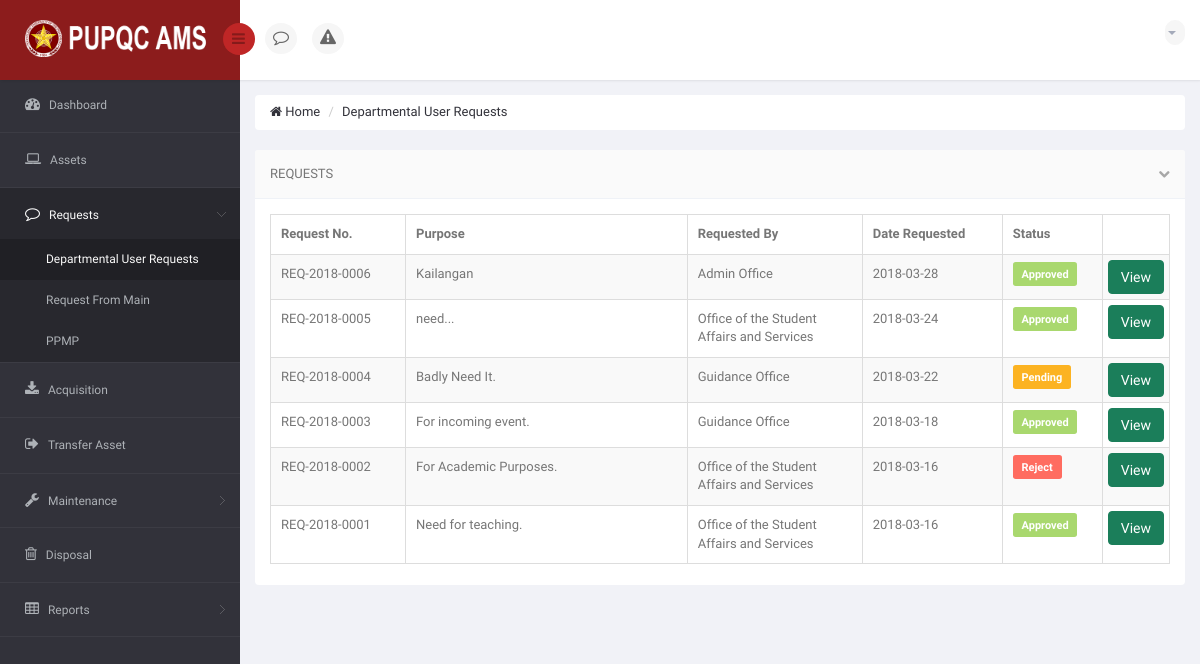
Page /DIR/PropertyOfficer/PODURequests.php (signed in) on the earlier database version.
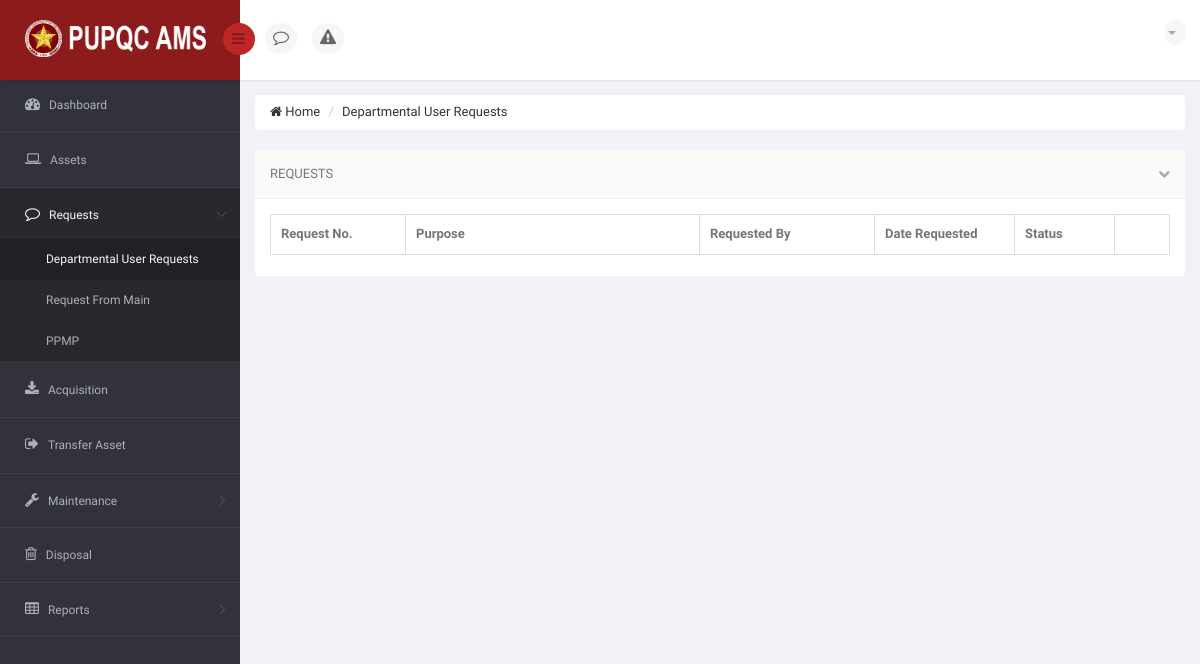
Same page on the later database version.
### tables this page shows
CREATE TABLE `ams_t_user_request_summary` (
  `URS_ID` int(11) NOT NULL,
  `URS_NO` varchar(15) NOT NULL,
  `URS_REQUEST_DATE` date NOT NULL,
  `URS_PURPOSE` varchar(350) NOT NULL,
  `URS_STATUS_TO_PO` varchar(25) NOT NULL DEFAULT 'Pending',
  `URS_APPROVED_DATE` date DEFAULT NULL,
  `URS_REJECT_DATE` date DEFAULT NULL,
  `URS_REMARKS` varchar(350) DEFAULT NULL,
  `URS_URGENT_DATE` date NOT NULL,
  `URS_URGENT_TYPE` varchar(25) NOT NULL,
  `URS_VIEW_BY_USER` int(11) NOT NULL DEFAULT '0',
  `URS_VIEW_BY_PO` int(11) NOT NULL DEFAULT '0',
  `URS_VIEW_BY_USER_MAIN` int(11) NOT NULL DEFAULT '0',
  `URS_VIEW_CLICKED` int(11) NOT NULL DEFAULT '0'
);

CREATE TABLE `ams_r_office` (
  `O_ID` int(11) NOT NULL,
  `O_CODE` varchar(50) NOT NULL,
  `O_NAME` varchar(120) NOT NULL,
  `C_ID` int(11) NOT NULL
);

### DIR/PropertyOfficer/PODURequests.php (the view, shortened to what this page needs)
<!DOCTYPE html>
<html lang="en">
<head>
    <link href="../../bs3/css/bootstrap.min.css" rel="stylesheet">
    <link href="../../css/bootstrap-reset.css" rel="stylesheet">
    <link href="../../font-awesome/css/font-awesome.css" rel="stylesheet" />
    <link href="../../js/advanced-datatable/css/demo_page.css" rel="stylesheet" />
    <link href="../../js/advanced-datatable/css/demo_table.css" rel="stylesheet" />
    <link rel="stylesheet" href="../../js/data-tables/DT_bootstrap.css" />
    <link href="../../css/style.css" rel="stylesheet">
    <link href="../../css/style-responsive.css" rel="stylesheet" />
    <link href="../../js/iCheck/skins/minimal/minimal.css" rel="stylesheet">
    <link href="../../js/iCheck/skins/minimal/red.css" rel="stylesheet">
    <link href="../../js/iCheck/skins/minimal/green.css" rel="stylesheet">
    <link href="../../js/iCheck/skins/minimal/blue.css" rel="stylesheet">
    <link href="../../js/iCheck/skins/minimal/yellow.css" rel="stylesheet">
    <link href="../../js/iCheck/skins/minimal/purple.css" rel="stylesheet">
    <link href="../../js/iCheck/skins/square/square.css" rel="stylesheet">
    <link href="../../js/iCheck/skins/square/red.css" rel="stylesheet">
    <link href="../../js/iCheck/skins/square/green.css" rel="stylesheet">
    <link href="../../js/iCheck/skins/square/blue.css" rel="stylesheet">
    <link href="../../js/iCheck/skins/square/yellow.css" rel="stylesheet">
    <link href="../../js/iCheck/skins/square/purple.css" rel="stylesheet">
    <link href="../../js/iCheck/skins/flat/grey.css" rel="stylesheet">
    <link href="../../js/iCheck/skins/flat/red.css" rel="stylesheet">
    <link href="../../js/iCheck/skins/flat/green.css" rel="stylesheet">
    <link href="../../js/iCheck/skins/flat/blue.css" rel="stylesheet">
    <link href="../../js/iCheck/skins/flat/yellow.css" rel="stylesheet">
    <link href="../../js/iCheck/skins/flat/purple.css" rel="stylesheet">
    <link rel="stylesheet" type="text/css" href="../../js/select2/select2.css" />
    <link rel="stylesheet" type="text/css" href="../../js/bootstrap-daterangepicker/daterangepicker-bs3.css" />
    <link rel="stylesheet" type="text/css" href="../../js/bootstrap-datetimepicker/css/datetimepicker.css" />
    <link rel="stylesheet" type="text/css" href="../../js/bootstrap-datepicker/css/datepicker.css" />
    <link href="../../js/plugins/sweetalert/sweetalert.css" type="text/css" rel="stylesheet" media="screen,projection">
</head>
<body>
<section id="container" >
<header class="header fixed-top clearfix">
<div class="brand">
    <a href="PODashboard.php" class="logo">
        <img src="../../images/pupqcnew.png" style="width: 193px; height: 37px;" alt="">
    </a>
    <div class="sidebar-toggle-box">
        <div class="fa fa-bars"></div>
    </div>
</div>
<div class="nav notify-row" id="top_menu">
    <ul class="nav top-menu">
        <li id="header_notification_bar" class="dropdown">
            <a data-toggle="dropdown" class="dropdown-toggle" href="#">
                <i class="fa fa-comment-o"></i>
            </a>
        </li>
        <li id="header_notification_bar" class="dropdown">
            <a data-toggle="dropdown" class="dropdown-toggle" href="#">
                <i class="fa fa-warning"></i>
            </a>
        </li>
        <li id="" class="">
            <a style="background-color: white;">
            </a>
        </li>
    </ul>
</div>
<div class="top-nav clearfix">
    <ul class="nav pull-right top-menu">
        <li class="dropdown">
            <a data-toggle="dropdown" class="dropdown-toggle" href="#">
                <?php
                    include('../Connection/db.php');
                  ?>
                <b class="caret"></b>
            </a>
        </li>
    </ul>
</div>
</header>
<aside>
    <div id="sidebar" class="nav-collapse">
        <div class="leftside-navigation">
            <ul class="sidebar-menu" id="nav-accordion">
                <li>
                    <a href="PODashboard.php">
                        <i class="fa fa-dashboard"></i>
                        <span>Dashboard</span>
                    </a>
                </li>
                <li>
                    <a href="POAsset.php">
                        <i class="fa fa-laptop"></i>
                        <span>Assets</span>
                    </a>
                </li>
                <li class="sub-menu">
                    <a href="javascript:;" class="active">
                        <i class="fa fa-comment-o"></i>
                        <span>Requests</span>
                    </a>
                    <ul class="sub">
                        <li class="active"><a href="PODURequests.php">Departmental User Requests</a></li>
                        <li><a href="PORequestToMain.php">Request From Main</a></li>
                        <li><a href="POPPMP.php">PPMP</a></li>
                    </ul>
                </li>
                <li>
                    <a href="POAcquisition.php">
                        <i class="fa fa-download"></i>
                        <span>Acquisition</span>
                    </a>
                </li>
                <li>
                    <a href="POTransferAsset.php">
                        <i class="fa fa-sign-out"></i>
                        <span>Transfer Asset</span>
                    </a>
                </li>
                <li class="sub-menu">
                    <a href="javascript:;">
                        <i class="fa fa-wrench"></i>
                        <span>Maintenance</span>
                    </a>
                </li>
                <li>
                    <a href="PODisposal.php">
                        <i class="fa fa-trash-o"></i>
                        <span>Disposal</span>
                    </a>
                </li>
                <li class="sub-menu">
                    <a href="javascript:;">
                        <i class="fa fa fa-table"></i>
                        <span>Reports</span>
                    </a>
                </li>
            </ul>
        </div>
    </div>
</aside>
    <section id="main-content">
        <section class="wrapper">
            <div class="row">
                <div class="col-md-12">
                    <ul class="breadcrumb">
                        <li><a href="PODashboard.php"><i class="fa fa-home"></i> Home</a></li>
                        <li><a href="PODURequests.php">Departmental User Requests</a></li>
                    </ul>
                </div>
            </div>
            <div class="row">
                <div class="col-sm-12">
                    <section class="panel">
                        <header class="panel-heading">
                            Requests
                            <span class="tools pull-right">
                                <a href="javascript:;" class="fa fa-chevron-down"></a>
                             </span>
                        </header>
                        <div class="panel-body">
                            <div class="adv-table">
                                <table  class="display table table-bordered table-striped" id="dynamic-table">
                                    <thead>
                                        <tr>
                                            <th style="width: 135px;">Request No.</th>
                                            <th style="">Purpose</th>
                                            <th style="width: 175px;">Requested By</th>
                                            <th style="width: 140px;">Date Requested</th>
                                            <th style="width: 100px;">Status</th>
                                            <th style="width: 55px;"></th>
                                        </tr>
                                    </thead>
                                    <tbody>
                                        <?php
                                            $sql = "SELECT * FROM `ams_t_user_request_summary` AS URS INNER JOIN `ams_t_user_request` AS UR ON UR.URS_ID = URS.URS_ID INNER JOIN `ams_r_employee_profile` AS EP ON UR.EP_ID = EP.EP_ID INNER JOIN `ams_r_office` AS O ON EP.O_ID = O.O_ID GROUP BY URS.URS_ID ORDER BY URS.URS_REQUEST_DATE DESC, URS.URS_ID DESC";
                                            $result = mysqli_query($connection, $sql) or die("Bad Query: $sql");
                                            while($row = mysqli_fetch_assoc($result))
                                            {
                                              $id = $row['URS_ID'];
                                              $no = $row['URS_NO'];
                                              $date = $row['URS_REQUEST_DATE'];
                                              $purpose = $row['URS_PURPOSE'];
                                              $officename = $row['O_NAME'];
                                              $statuz = $row['URS_STATUS_TO_PO'];
                                        ?>
                                        <tr class="gradeX">
                                        <?php
                                            if ($statuz == 'Pending')
                                            {
                                        ?>
                                            <td> <?php echo $no; ?> </td>
                                            <td> <?php echo $purpose; ?> </td>
                                            <td> <?php echo $officename; ?> </td>
                                            <td> <?php echo $date; ?> </td>
                                            <td> <p class="label label-warning label-mini" style="font-size: 11px;"> <?php echo $statuz; ?> </p>
                                            </td>
                                            <td>
                                                <a href="POViewRequestFromDU.php?viewrequests=<?php echo $id; ?>" class="btn btn-success" style="margin: -5px;">View</a>
                                            </td>
                                        <?php
                                            }
                                            elseif ($statuz == 'Approved')
                                            {
                                        ?>
                                            <td> <?php echo $no; ?> </td>
                                            <td> <?php echo $purpose; ?> </td>
                                            <td> <?php echo $officename; ?> </td>
                                            <td> <?php echo $date; ?> </td>
                                            <td> <p class="label label-success label-mini" style="font-size: 11px;"> <?php echo $statuz; ?> </p>
                                            </td>
                                            <td>
                                                <a href="POViewRequestToMain.php?reqmain=<?php echo $id; ?>" class="btn btn-success" style="margin: -5px;" >View</a>
                                            </td>
                                        <?php
                                            }
                                            elseif ($statuz == 'Reject')
                                            {
                                        ?>
                                            <td> <?php echo $no; ?> </td>
                                            <td> <?php echo $purpose; ?> </td>
                                            <td> <?php echo $officename; ?> </td>
                                            <td> <?php echo $date; ?> </td>
                                            <td> <p class="label label-danger label-mini" style="font-size: 11px;"> <?php echo $statuz; ?> </p>
                                            </td>
                                            <td>
                                                <a href="POViewRejectedRequestByPO.php?reqnnumber=<?php echo $id; ?>" class="btn btn-success" style="margin: -5px;" >View</a>
                                            </td>
                                            <?php
                                                }
                                            ?>
                                        </tr>
                                        <?php
                                            }
                                        ?>
                                    </tbody>
                                </table>
                            </div>
                        </div>
                    </section>
                </div>
            </div>
        </section>
    </section>
</section>
</body>
</html>

### js/advanced-datatable/css/demo_table.css (style rules this page uses)
table.display { margin: 0 auto; clear: both; width: 100%; }
table.display thead th { padding: 3px 18px 3px 10px; border-bottom: 1px solid black; font-weight: bold; cursor: pointer; * cursor: hand; }
table.display td { padding: 3px 10px; }
table.display tr.gradeX { background-color: #ffdddd; }

Differences in the rows shown:
removed ams_t_user_request_summary: URS_NO "REQ-2018-0006", URS_PURPOSE "Kailangan", ams_r_office.O_NAME "Admin Office", URS_REQUEST_DATE "2018-03-28", URS_STATUS_TO_PO "Approved"
removed ams_t_user_request_summary: URS_NO "REQ-2018-0005", URS_PURPOSE "need...", ams_r_office.O_NAME "Office of the Student Affairs and Services", URS_REQUEST_DATE "2018-03-24", URS_STATUS_TO_PO "Approved"
removed ams_t_user_request_summary: URS_NO "REQ-2018-0004", URS_PURPOSE "Badly Need It.", ams_r_office.O_NAME "Guidance Office", URS_REQUEST_DATE "2018-03-22", URS_STATUS_TO_PO "Pending"
removed ams_t_user_request_summary: URS_NO "REQ-2018-0003", URS_PURPOSE "For incoming event.", ams_r_office.O_NAME "Guidance Office", URS_REQUEST_DATE "2018-03-18", URS_STATUS_TO_PO "Approved"
removed ams_t_user_request_summary: URS_NO "REQ-2018-0002", URS_PURPOSE "For Academic Purposes.", ams_r_office.O_NAME "Office of the Student Affairs and Services", URS_REQUEST_DATE "2018-03-16", URS_STATUS_TO_PO "Reject"
removed ams_t_user_request_summary: URS_NO "REQ-2018-0001", URS_PURPOSE "Need for teaching.", ams_r_office.O_NAME "Office of the Student Affairs and Services", URS_REQUEST_DATE "2018-03-16", URS_STATUS_TO_PO "Approved"
